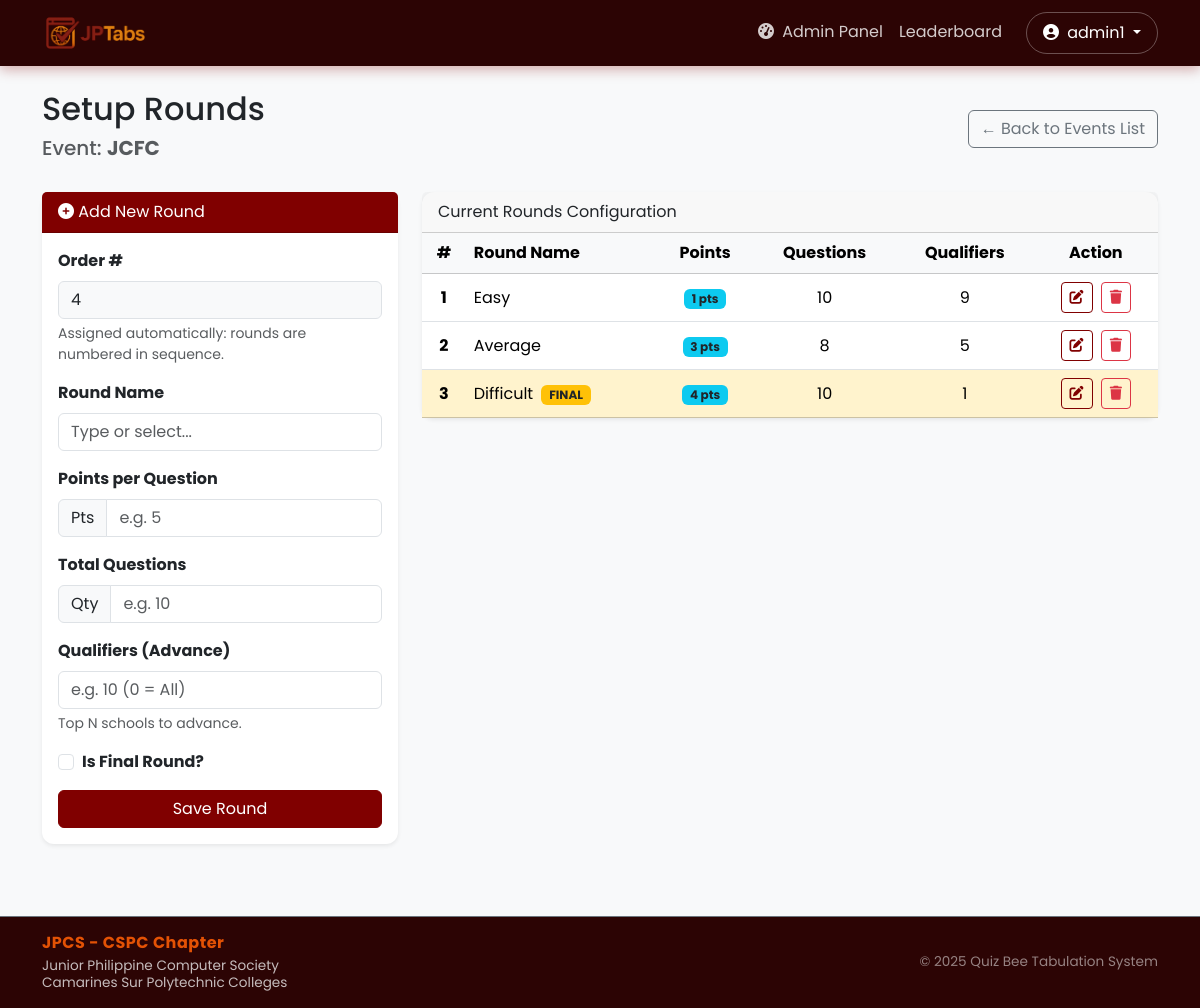
The page /admin/round-setup/1 (signed in) on the database as committed earlier.
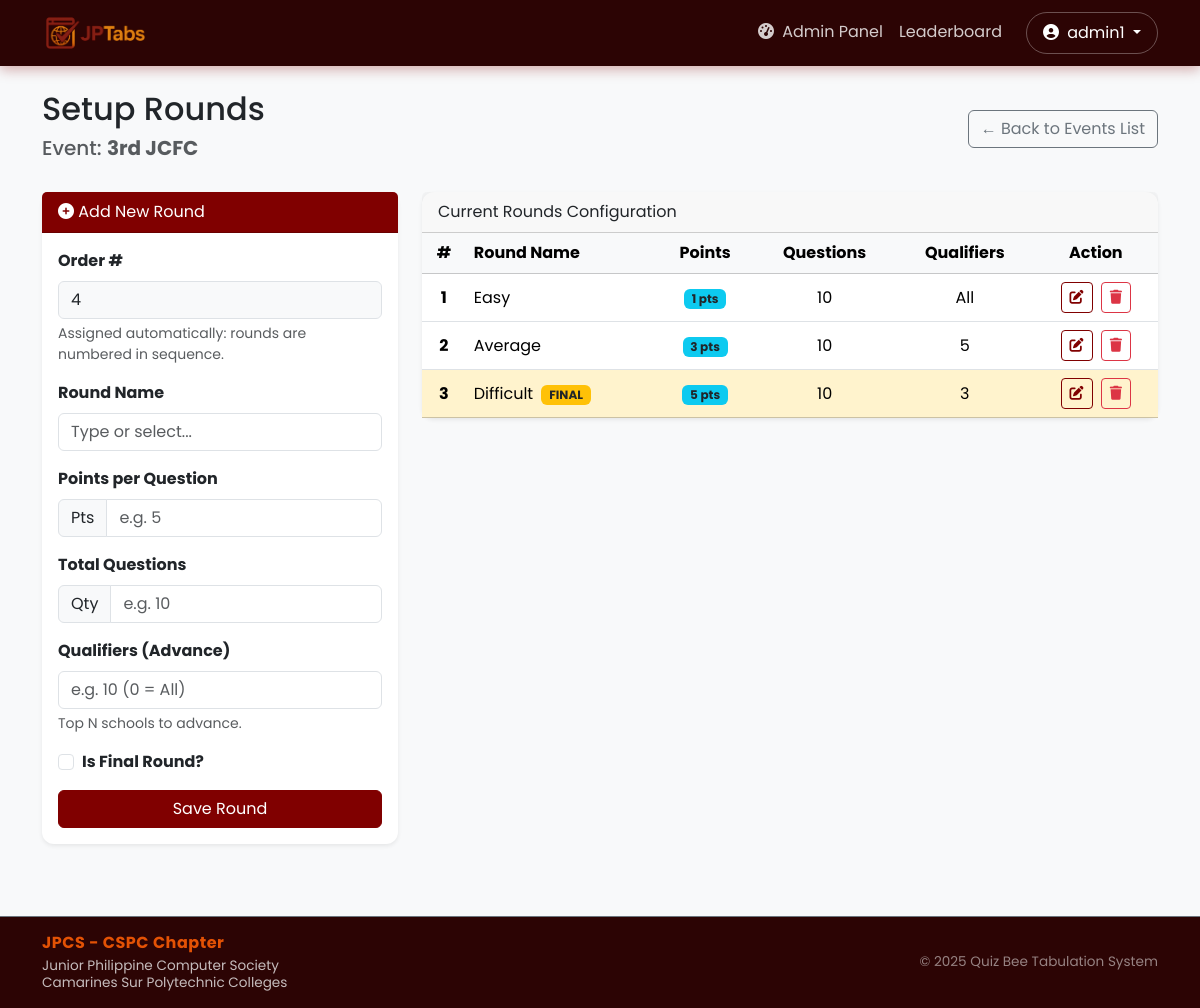
The same page on the database as committed later.
### website/models.py (models this page shows, shortened)
class Event(db.Model):
    id = db.Column(db.Integer, primary_key=True)
    name = db.Column(db.String(150), nullable=False)
    is_active = db.Column(db.Boolean, default=False, index=True)
    scoring_type = db.Column(db.String(50), default='per_round')
    schools = db.relationship('School', backref='event', cascade='all, delete-orphan')
    rounds = db.relationship('Round', backref='event', cascade='all, delete-orphan')

class Round(db.Model):
    id = db.Column(db.Integer, primary_key=True)
    event_id = db.Column(db.Integer, db.ForeignKey('event.id'), nullable=False)
    number = db.Column(db.Integer, nullable=False)
    difficulty = db.Column(db.String(50), nullable=False)
    points = db.Column(db.Integer, nullable=False)
    total_questions = db.Column(db.Integer, nullable=False)
    is_active = db.Column(db.Boolean, default=False)
    qualifying_count = db.Column(db.Integer, default=0)
    is_final = db.Column(db.Boolean, default=False)
    participating_school_ids = db.Column(db.String(200), nullable=True)
    scores = db.relationship('Score', backref='round', cascade='all, delete-orphan')

### website/views.py (the view, shortened to what this page needs)
@views.route('/admin/round-setup/<int:event_id>', methods=['GET', 'POST'])
@login_required
def round_setup(event_id):
    if current_user.role != 'admin': return "Unauthorized", 403
    event = Event.query.get_or_404(event_id)
    rounds = Round.query.filter_by(event_id=event.id).order_by(Round.number.asc()).all()
    return render_template('admin/round_setup.html', event=event, rounds=rounds,
                           next_number=next_round_number(event.id))

### website/__init__.py (called while the page is built)
def create_app():
    app = Flask(__name__)
    app.config['SECRET_KEY'] = 'kyle heineken lee'
    app.config['SQLALCHEMY_DATABASE_URI'] = f'sqlite:///{DB_NAME}'
    db.init_app(app)
    from .models import User
    from .views import views
    from .auth import auth
    app.register_blueprint(views, url_prefix='/')
    app.register_blueprint(auth, url_prefix='/')
    login_manager.init_app(app)
    @login_manager.user_loader
    def load_user(id):
        return User.query.get(int(id))
    return app

### website/views.py (called while the page is built)
def next_round_number(event_id):
    highest = db.session.query(db.func.max(Round.number)).filter_by(event_id=event_id).scalar()
    return (highest or 0) + 1

### website/templates/admin/round_setup.html (shortened to what the changed rows need)
{% extends "base.html" %}
{% block content %}
<div class="container mt-4">
    <div class="d-flex justify-content-between align-items-center mb-4">
        <div>
            <h2>Setup Rounds</h2>
            <h5 class="text-muted">Event: <strong>{{ event.name }}</strong></h5>
        </div>
    </div>
    <div class="row">
        <div class="col-md-8">
            <div class="card shadow-sm">
                <div class="card-body p-0">
                    <table class="table table-hover mb-0 align-middle text-center">
                        <thead class="table-light">
                            <tr>
                                <th>#</th>
                                <th class="text-start">Round Name</th>
                                <th>Points</th>
                                <th>Questions</th>
                                <th>Qualifiers</th>
                                <th>Action</th>
                            </tr>
                        </thead>
                        <tbody>
                            {% for round in rounds %}
                            <tr class="{% if round.is_final %}table-warning{% endif %}">
                                <td class="fw-bold">{{ round.number }}</td>
                                <td class="text-start">
                                    {{ round.difficulty }}
                                    {% if round.is_final %}<span class="badge bg-warning text-dark ms-1">FINAL</span>{% endif %}
                                </td>
                                <td><span class="badge bg-info text-dark">{{ round.points }} pts</span></td>
                                <td>{{ round.total_questions }}</td>
                                <td>{{ round.qualifying_count if round.qualifying_count > 0 else "All" }}</td>
                                <td>
                                    <button type="button" class="btn btn-sm btn-outline-primary me-1"
                                            data-bs-toggle="modal"
                                            data-bs-target="#editRoundModal{{ round.id }}">
                                        <i class="fas fa-edit"></i>
                                    </button>
                                    <form method="POST" action="{{ url_for('views.delete_round', round_id=round.id) }}" class="d-inline">
                                        <button type="submit" class="btn btn-sm btn-outline-danger" onclick="return confirm('Delete this round?')">
                                            <i class="fas fa-trash"></i>
                                        </button>
                                    </form>
                                </td>
                            </tr>
                            {% else %}
                            <tr>
                                <td colspan="6" class="text-center text-muted py-5">
                                    <em>No rounds created yet.</em>
                                </td>
                            </tr>
                            {% endfor %}
                        </tbody>
                    </table>
                </div>
            </div>
        </div>
    </div>
</div>
{% endblock %}

Rows that differ between the two databases and show on the page:
removed Round: number "1", difficulty "Easy", points "1", total_questions "10", qualifying_count "9"
changed Event: name "JCFC" → "3rd JCFC"
added Round: number "1", difficulty "Easy", points "1", total_questions "10", qualifying_count "All"
changed Round "Average": total_questions "8" → "10"
changed Round "Difficult": points "4" → "5"; qualifying_count "1" → "3"
